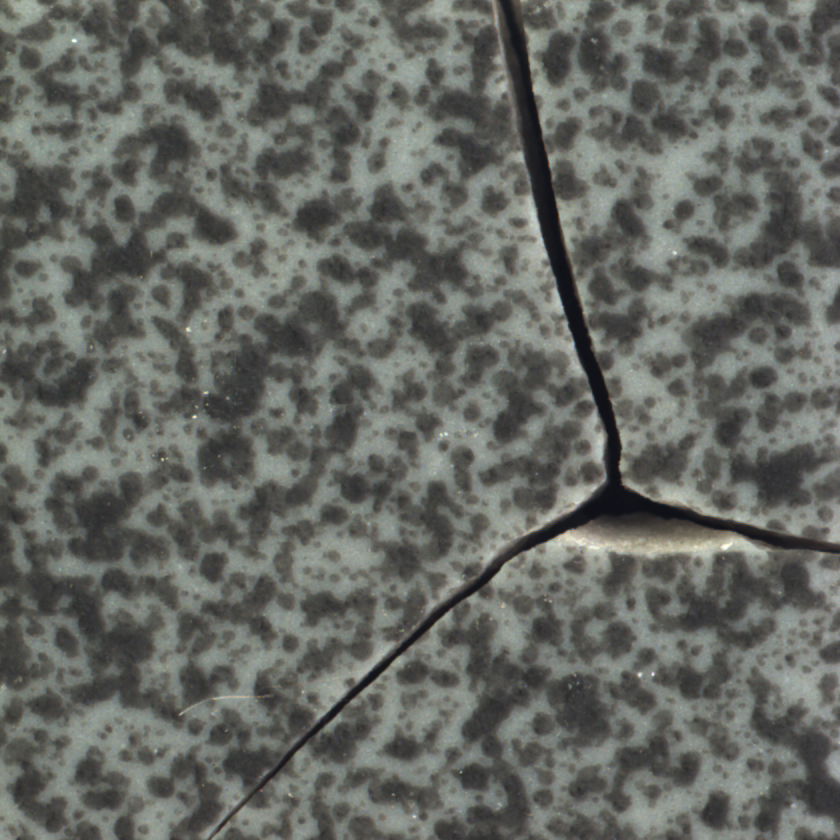
#> input picture 2_tile_crack.png, 840 x 840 px
$ python 2_sobel_canny_laplacian.py   (older library calls are emulated)
#> lines starting #> are read from the running program, lines starting #| are printed output that depends on the picture; after the words box and inside, x2 and y2 are one past the last pixel; in counts of white or black regions, pixels touching at a corner belong together
# Apply Sobel, Canny, and Laplacian Edge Detectors on Bridge/Concrete Images
import cv2
import numpy as np
import matplotlib.pyplot as plt

image = cv2.imread("2_tile_crack.png", cv2.IMREAD_GRAYSCALE)
#> image: shape (840, 840); min 21, max 255, mean 102.5
sobelx = cv2.Sobel(image, cv2.CV_64F, 1, 0, ksize=3)
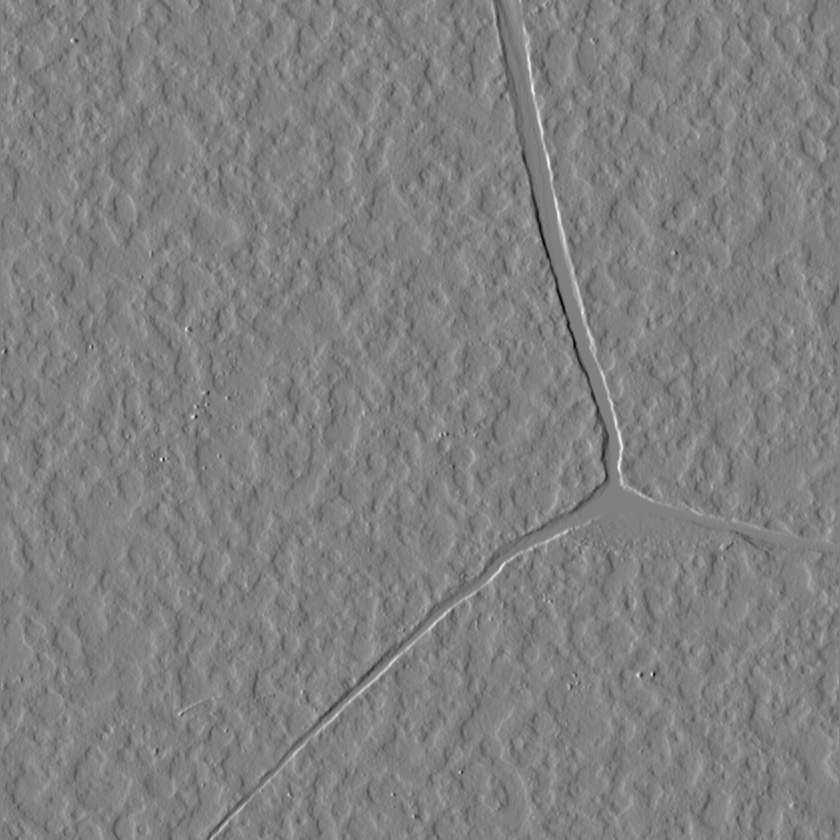
#> sobelx: shape (840, 840) float64; min -455, max 447, mean 0.1; drawn with min black and max white
sobely = cv2.Sobel(image, cv2.CV_64F, 0, 1, ksize=3)
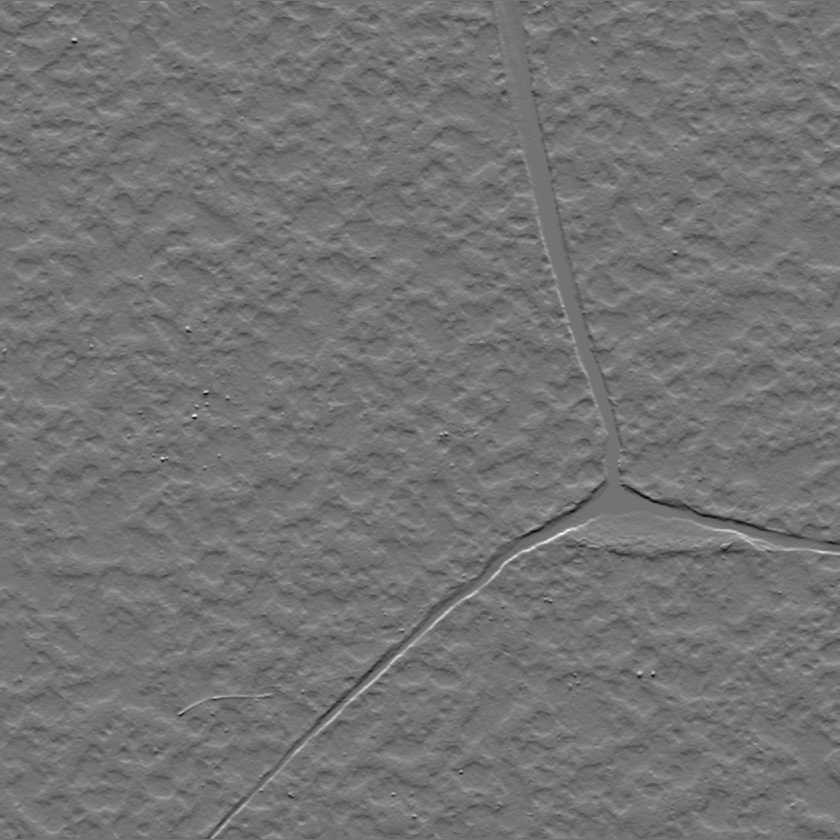
#> sobely: shape (840, 840) float64; min -389, max 468, mean -0.1; drawn with min black and max white
sobel_combined = cv2.addWeighted(cv2.convertScaleAbs(sobelx), 0.5, cv2.convertScaleAbs(sobely), 0.5, 0)
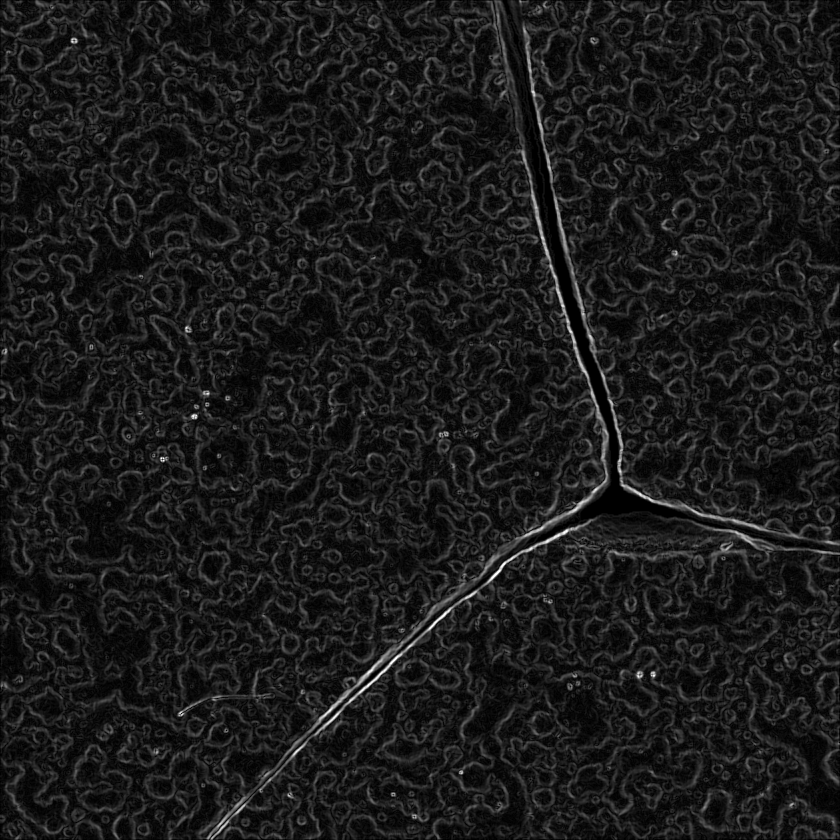
#> sobel_combined: shape (840, 840); min 0, max 255, mean 26.9
canny = cv2.Canny(image, 50, 150)
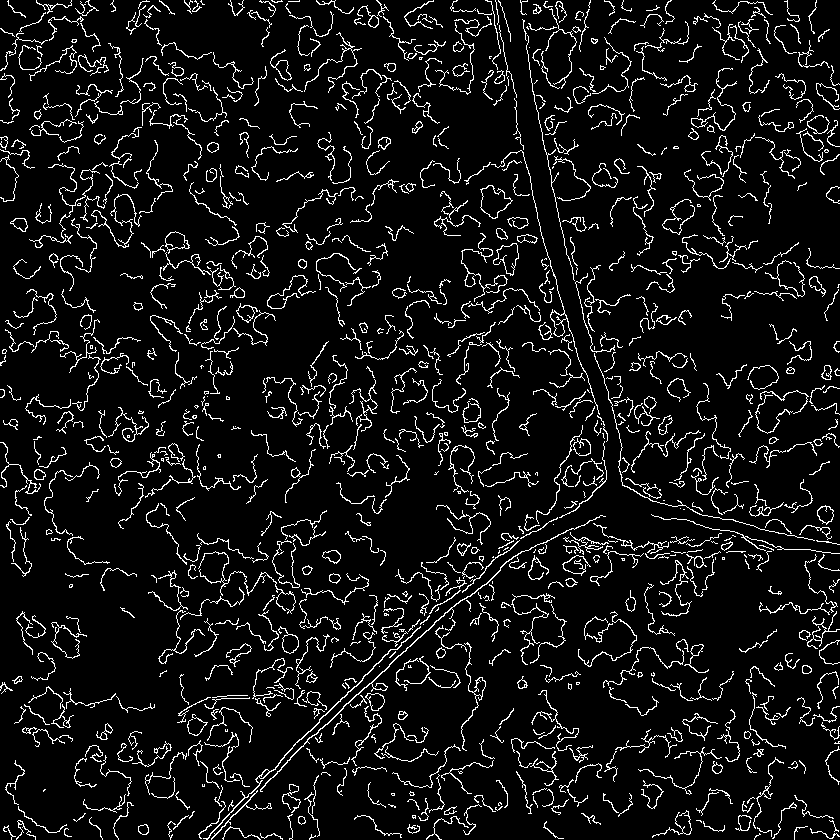
#> canny: shape (840, 840); 7.7% white in thin lines or dots
laplacian = cv2.Laplacian(image, cv2.CV_64F)
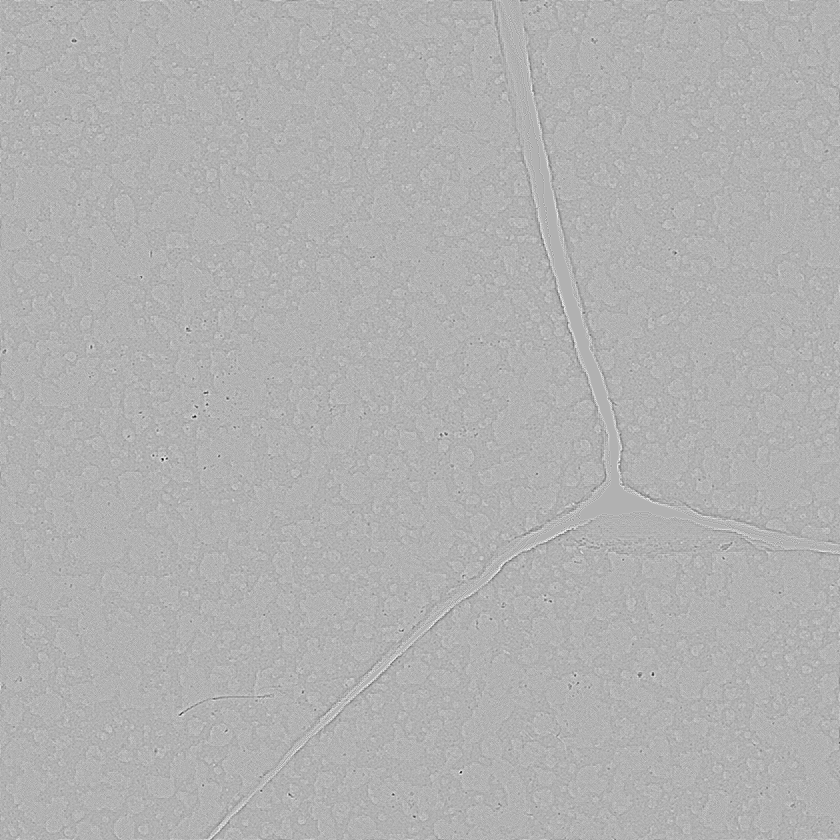
#> laplacian: shape (840, 840) float64; min -152, max 66, mean 0; drawn with min black and max white
laplacian = np.uint8(np.absolute(laplacian))
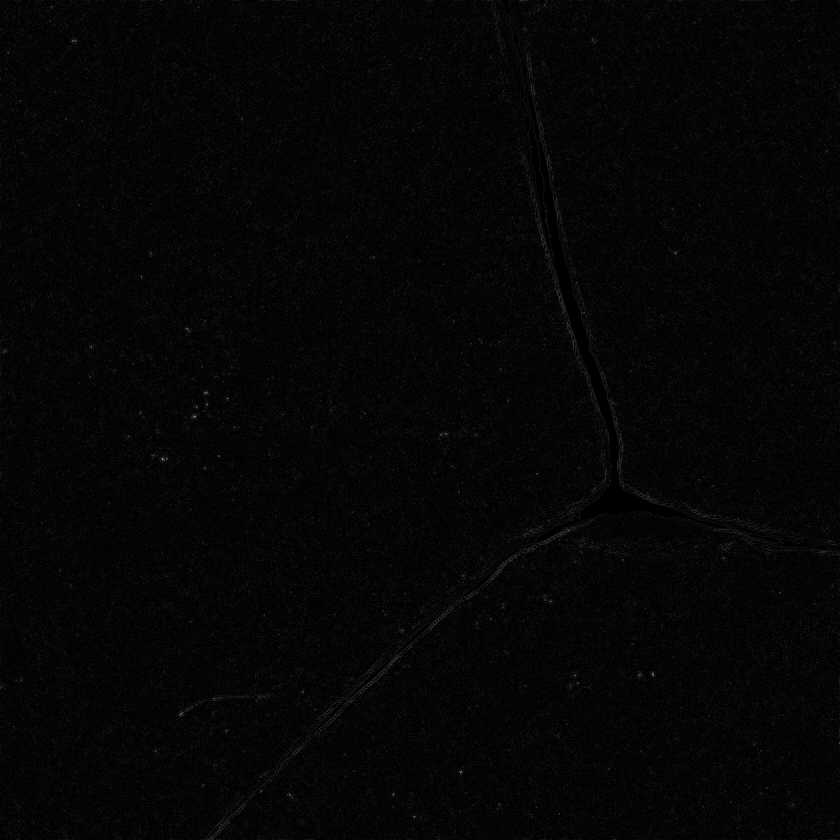
#> laplacian: shape (840, 840); min 0, max 152, mean 5

plt.figure(figsize=(12, 8))
plt.subplot(2, 2, 1), plt.imshow(image, cmap="gray"), plt.title("Original")
plt.subplot(2, 2, 2), plt.imshow(sobel_combined, cmap="gray"), plt.title("Sobel")
plt.subplot(2, 2, 3), plt.imshow(canny, cmap="gray"), plt.title("Canny")
plt.subplot(2, 2, 4), plt.imshow(laplacian, cmap="gray"), plt.title("Laplacian")
plt.show()

$ run again, with 11_metal_nut.png copied over 2_tile_crack.png
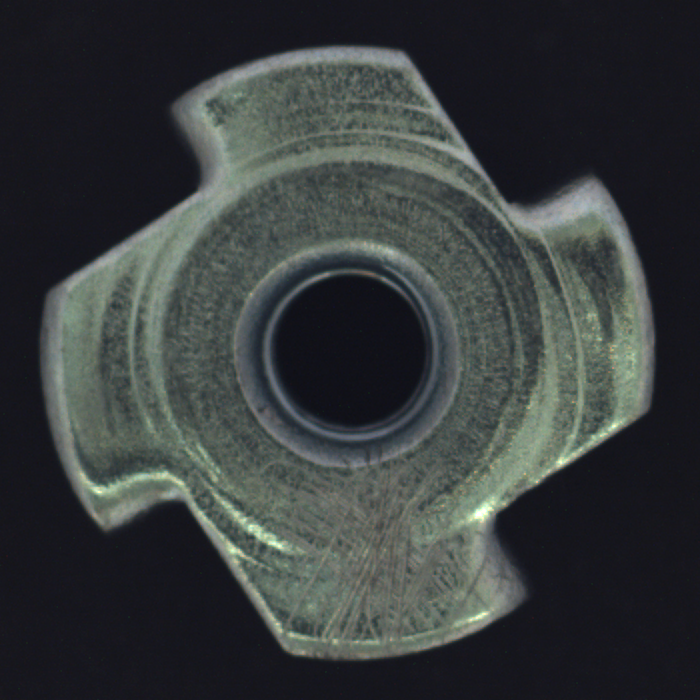
#> input picture 11_metal_nut.png, 700 x 700 px
#> `canny = cv2.Canny(image, 50, 150)`:
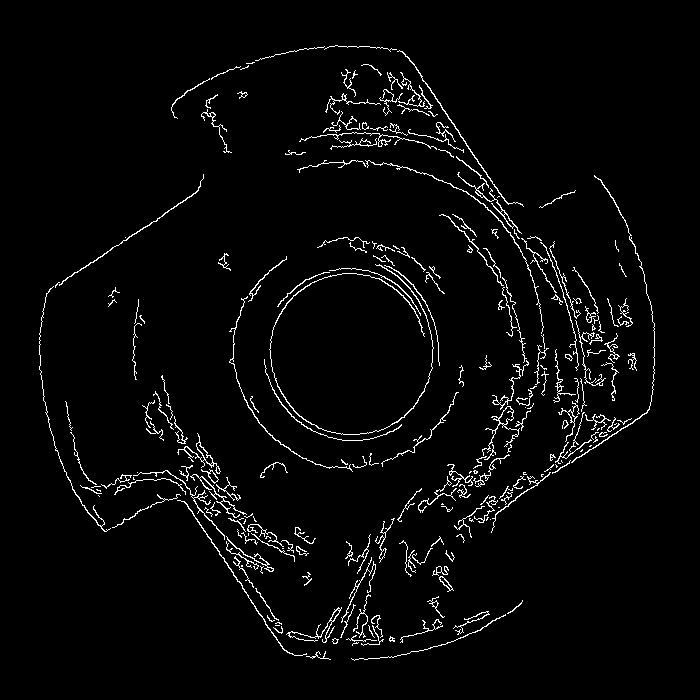
#> canny: shape (700, 700); 3.1% white in thin lines or dots, all inside (x1, y1, x2, y2) = (39, 45, 655, 661)
#> `laplacian = cv2.Laplacian(image, cv2.CV_64F)`:
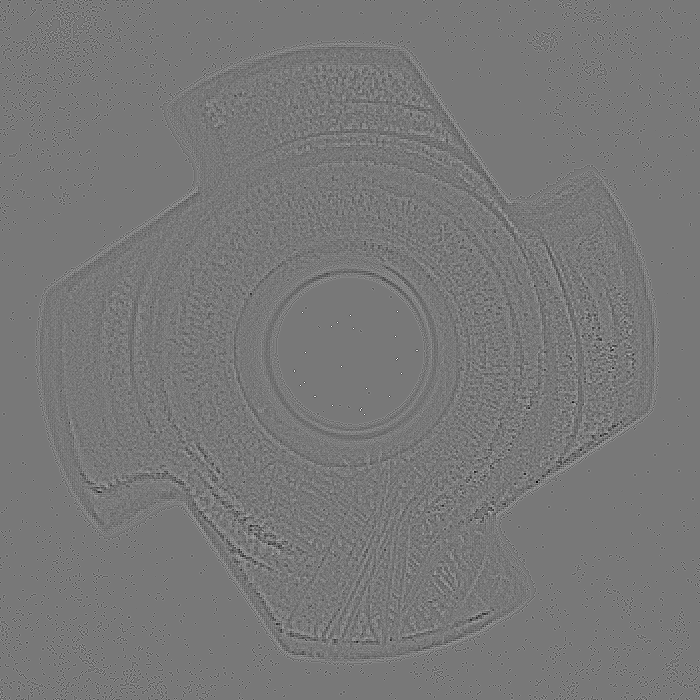
#> laplacian: shape (700, 700) float64; min -75, max 84, mean 0; drawn with min black and max white
